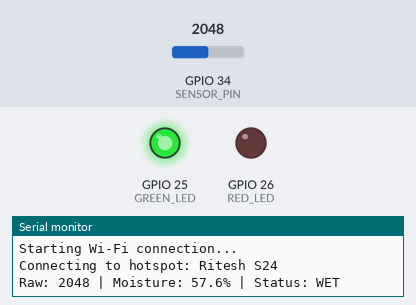
The sketch below on a simulated ESP32. On the bench: output pins drawn as LEDs (lit = HIGH), the last lines printed to the serial monitor. Inputs (shaded band) come from the test bench; at power-on: GPIO 34 (SENSOR_PIN) = 2048 (analog values on the 0–4095 scale). WiFi joins after 1.5 s; servers stay silent unless stated; a WiFi scan finds three made-up networks; no MQTT or app messages arrive unless stated.

Above: at 3.7 s.
3.8 s: GPIO 34 (SENSOR_PIN) set to 2429
5.8 s: GPIO 34 (SENSOR_PIN) set to 2534
At 8.0 s:
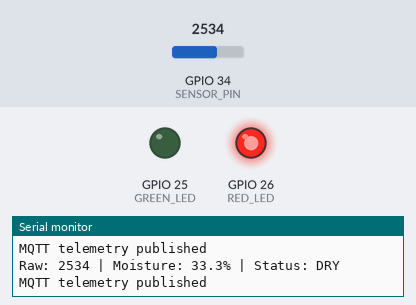
9.6 s: GPIO 34 (SENSOR_PIN) set to 2460
At 11.1 s:
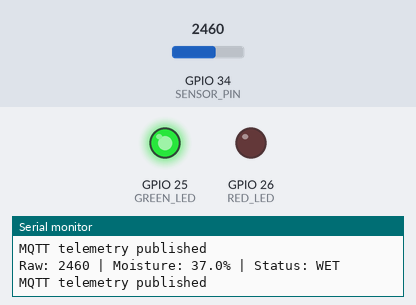
12.1 s: GPIO 34 (SENSOR_PIN) set to 2540
At 13.9 s:
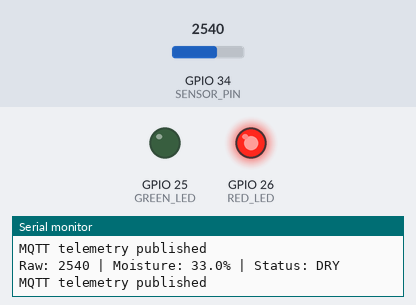
Timing chart, 0 to 15.1 s (numbered marks = the images above; inputs shaded):
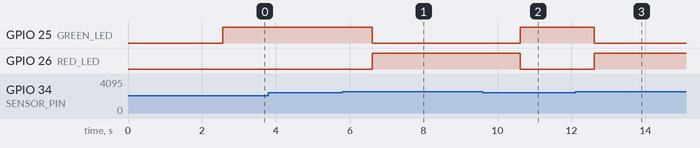

Measured:
- the behaviour switches between 2500 and 2501 on GPIO 34 (SENSOR_PIN) (found by bisection; images 0 and 1)
- after the input at 5.8 s, GPIO 25 (GREEN_LED): HIGH → LOW after 0.82 s; GPIO 26 (RED_LED): LOW → HIGH after 0.82 s
- after the input at 9.6 s, GPIO 25 (GREEN_LED): LOW → HIGH after 1.0 s; GPIO 26 (RED_LED): HIGH → LOW after 1.0 s
- after the input at 12.1 s, GPIO 25 (GREEN_LED): HIGH → LOW after 0.52 s; GPIO 26 (RED_LED): LOW → HIGH after 0.52 s

The sketch:

smart_irrigate_mqtt.ino
```cpp
#include <WiFi.h>
#include <PubSubClient.h>
#include <ArduinoJson.h>

// Match DEVICE_ID and DEVICE_MQTT_PASSWORD in the backend .env file.
#define DEVICE_ID "esp32_soil_001"

// Existing hardware from your uploaded sketch
#define SENSOR_PIN 34
#define RED_LED 26
#define GREEN_LED 25

// Original threshold retained from your sketch
int moistureThreshold = 2500;

// PLACEHOLDERS: calibrate these using your sensor's actual raw readings.
#define DRY_VALUE 3200
#define WET_VALUE 1200

const char* WIFI_SSID = "Ritesh S24";
const char* WIFI_PASSWORD = "ritesh124629";

// Laptop IPv4 from your screenshot. Update if DHCP changes the address.
const char* MQTT_SERVER = "10.18.200.101";
const uint16_t MQTT_PORT = 1883;
const char* MQTT_USERNAME = DEVICE_ID;
const char* MQTT_PASSWORD = "iotgrp17";

const unsigned long PUBLISH_INTERVAL_MS = 2000;
const unsigned long WIFI_RETRY_INTERVAL_MS = 5000;
const unsigned long MQTT_RETRY_INTERVAL_MS = 3000;

WiFiClient wifiClient;
PubSubClient mqttClient(wifiClient);

String baseTopic;
String telemetryTopic;
String availabilityTopic;
String commandTopic;
String stateTopic;
String ackTopic;

unsigned long lastPublishMs = 0;
unsigned long lastWiFiAttemptMs = 0;
bool wifiStarted = false;
unsigned long lastMqttAttemptMs = 0;

int moistureRaw = 0;
float moisturePercent = 0.0f;
bool soilDry = false;

void buildTopics() {
  baseTopic = String("smart-irrigation/devices/") + DEVICE_ID;
  telemetryTopic = baseTopic + "/telemetry";
  availabilityTopic = baseTopic + "/availability";
  commandTopic = baseTopic + "/command";
  stateTopic = baseTopic + "/state";
  ackTopic = baseTopic + "/ack";
}

void readSensor() {
  // Average several ADC samples to reduce noise.
  uint32_t total = 0;
  const int samples = 10;

  for (int i = 0; i < samples; i++) {
    total += analogRead(SENSOR_PIN);
    delay(5);
  }

  moistureRaw = total / samples;
  soilDry = moistureRaw > moistureThreshold;

  // Higher raw reading = drier soil for the sensor convention in your sketch.
  float denominator = (float)(DRY_VALUE - WET_VALUE);
  if (denominator != 0.0f) {
    moisturePercent =
      ((float)(DRY_VALUE - moistureRaw) / denominator) * 100.0f;
  } else {
    moisturePercent = 0.0f;
  }

  moisturePercent = constrain(moisturePercent, 0.0f, 100.0f);

  digitalWrite(RED_LED, soilDry ? HIGH : LOW);
  digitalWrite(GREEN_LED, soilDry ? LOW : HIGH);

  Serial.printf("Raw: %d | Moisture: %.1f%% | Status: %s\n",
                moistureRaw, moisturePercent, soilDry ? "DRY" : "WET");
}

void publishState() {
  if (!mqttClient.connected()) return;

  JsonDocument doc;
  doc["device_id"] = DEVICE_ID;
  doc["threshold"] = moistureThreshold;
  doc["connected"] = true;

  char payload[160];
  size_t length = serializeJson(doc, payload, sizeof(payload));
  mqttClient.publish(stateTopic.c_str(), (const uint8_t*)payload, length, true);
}

void publishTelemetry() {
  if (!mqttClient.connected()) return;

  JsonDocument doc;
  doc["device_id"] = DEVICE_ID;
  doc["device_type"] = "soil_moisture";
  doc["moisture_raw"] = moistureRaw;
  doc["moisture_percent"] = moisturePercent;
  doc["soil_status"] = soilDry ? "DRY" : "WET";
  doc["uptime_ms"] = millis();

  char payload[256];
  size_t length = serializeJson(doc, payload, sizeof(payload));

  if (mqttClient.publish(telemetryTopic.c_str(), (const uint8_t*)payload, length, false)) {
    Serial.println("MQTT telemetry published");
  } else {
    Serial.println("MQTT telemetry publish failed");
  }
}

void publishAck(const char* commandId, const char* command,
                const char* status, const char* detail) {
  if (!mqttClient.connected()) return;

  JsonDocument doc;
  doc["command_id"] = commandId;
  doc["command"] = command;
  doc["status"] = status;
  doc["detail"] = detail;

  char payload[256];
  size_t length = serializeJson(doc, payload, sizeof(payload));
  mqttClient.publish(ackTopic.c_str(), (const uint8_t*)payload, length, false);
}

void mqttCallback(char* topic, byte* payload, unsigned int length) {
  if (String(topic) != commandTopic) return;

  JsonDocument doc;
  DeserializationError error = deserializeJson(doc, payload, length);
  if (error) {
    Serial.println("Rejected malformed MQTT command JSON");
    return;
  }

  const char* command = doc["command"] | "";
  const char* commandId = doc["command_id"] | "";

  if (strcmp(command, "set_threshold") == 0) {
    int newThreshold = doc["value"] | -1;

    if (newThreshold < 0 || newThreshold > 4095) {
      publishAck(commandId, command, "rejected", "value must be 0..4095");
      return;
    }

    moistureThreshold = newThreshold;
    readSensor();
    publishState();
    publishTelemetry();
    publishAck(commandId, command, "executed", "threshold updated");
    Serial.printf("Threshold changed to %d\n", moistureThreshold);
    return;
  }

  if (strcmp(command, "request_reading") == 0) {
    readSensor();
    publishTelemetry();
    publishAck(commandId, command, "executed", "reading published");
    return;
  }

  publishAck(commandId, command, "rejected", "unknown command");
}

void connectWiFiIfNeeded() {
  if (WiFi.status() == WL_CONNECTED) {
    if (!wifiStarted || WiFi.localIP().toString().length() > 0) {
      static bool connectionReported = false;

      if (!connectionReported) {
        Serial.println("Wi-Fi connected!");
        Serial.print("ESP32 IP: ");
        Serial.println(WiFi.localIP());
        connectionReported = true;
      }
    }
    return;
  }

  unsigned long now = millis();

  // Start Wi-Fi only once initially.
  if (!wifiStarted) {
    Serial.println("Starting Wi-Fi connection...");
    WiFi.mode(WIFI_STA);
   WiFi.begin(WIFI_SSID, WIFI_PASSWORD);
lastWiFiAttemptMs = now;
wifiStarted = true;

Serial.print("Connecting to hotspot: ");
Serial.println(WIFI_SSID);

return;
  }

  // Don't restart Wi-Fi while the ESP32 is still connecting.
  if (now - lastWiFiAttemptMs < 15000) {
    return;
  }

  // Retry after the connection attempt has timed out.
  Serial.println("Wi-Fi connection timed out. Retrying...");

  WiFi.disconnect();
  delay(100);

  WiFi.begin(WIFI_SSID, WIFI_PASSWORD);
  lastWiFiAttemptMs = millis();
}

void connectMqttIfNeeded() {
  if (WiFi.status() != WL_CONNECTED || mqttClient.connected()) return;

  unsigned long now = millis();
  if (now - lastMqttAttemptMs < MQTT_RETRY_INTERVAL_MS) return;
  lastMqttAttemptMs = now;

  Serial.print("Connecting to MQTT at ");
  Serial.println(MQTT_SERVER);

  // Broker publishes retained "offline" if this device disconnects unexpectedly.
  bool connected = mqttClient.connect(
    DEVICE_ID,
    MQTT_USERNAME,
    MQTT_PASSWORD,
    availabilityTopic.c_str(),
    1,
    true,
    "offline"
  );

  if (connected) {
    Serial.println("MQTT connected");
    mqttClient.publish(availabilityTopic.c_str(), "online", true);
    mqttClient.subscribe(commandTopic.c_str(), 1);
    publishState();
  } else {
    Serial.printf("MQTT connection failed, state=%d\n", mqttClient.state());
  }
}

void setup() {
  Serial.begin(115200);
  WiFi.mode(WIFI_STA);
delay(500);

Serial.println("\nScanning for Wi-Fi networks...");
int networks = WiFi.scanNetworks();

Serial.printf("Networks found: %d\n", networks);

for (int i = 0; i < networks; i++) {
  Serial.printf(
    "SSID: %s | RSSI: %d | Channel: %d\n",
    WiFi.SSID(i).c_str(),
    WiFi.RSSI(i),
    WiFi.channel(i)
  );
}

WiFi.scanDelete();
Serial.println("Wi-Fi scan complete.");

  pinMode(RED_LED, OUTPUT);
  pinMode(GREEN_LED, OUTPUT);
  digitalWrite(RED_LED, LOW);
  digitalWrite(GREEN_LED, LOW);

  analogReadResolution(12);
  analogSetPinAttenuation(SENSOR_PIN, ADC_11db);

  buildTopics();

  mqttClient.setServer(MQTT_SERVER, MQTT_PORT);
  mqttClient.setCallback(mqttCallback);
  mqttClient.setKeepAlive(30);
  mqttClient.setSocketTimeout(5);
  mqttClient.setBufferSize(512);

  readSensor();
}

void loop() {
  connectWiFiIfNeeded();

  if (WiFi.status() == WL_CONNECTED) {
    connectMqttIfNeeded();
  }

  if (mqttClient.connected()) {
    mqttClient.loop();
  }

  unsigned long now = millis();
  if (now - lastPublishMs >= PUBLISH_INTERVAL_MS) {
    lastPublishMs = now;
    readSensor();
    publishTelemetry();
  }

  delay(2);
}
```
